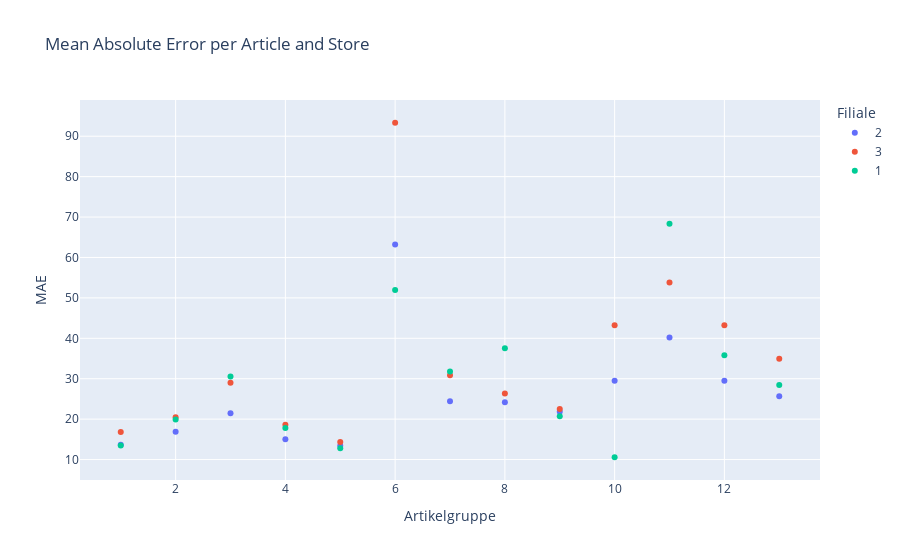

The cell this chart's notebook holds for it:
### Markdown cell above
Let's have a look at which group of articles is being predicted best and worst by the naive model

### Code cell
sns.boxplot(x = 'Artikelgruppe', y = 'MAE', data=naive_model_performance,orient='v')
plt.title('Mean Absolute Error per Article');

px.scatter(data_frame=naive_model_performance, x='Artikelgruppe', y= 'MAE',color='Filiale',title='Mean Absolute Error per Article and Store' )

### Figure 1 — Plotly figure (JSON) as saved in the notebook; plotly's stock layout.template omitted (floating-point values rounded to 4 significant figures)
{"data": [{"hovertemplate": "Filiale=2<br>Artikelgruppe=%{x}<br>MAE=%{y}<extra></extra>", "legendgroup": "2", "marker": {"color": "#636efa", "symbol": "circle"}, "mode": "markers", "name": "2", "orientation": "v", "showlegend": true, "type": "scatter", "x": [5, 1, 8, 11, 9, 3, 2, 4, 6, 12, 10, 7, 13], "xaxis": "x", "y": [13.39, 13.66, 24.18, 40.2, 21.81, 21.44, 16.86, 15.01, 63.18, 29.47, 29.47, 24.44, 25.64], "yaxis": "y"}, {"hovertemplate": "Filiale=3<br>Artikelgruppe=%{x}<br>MAE=%{y}<extra></extra>", "legendgroup": "3", "marker": {"color": "#EF553B", "symbol": "circle"}, "mode": "markers", "name": "3", "orientation": "v", "showlegend": true, "type": "scatter", "x": [5, 1, 8, 11, 9, 3, 2, 4, 6, 12, 10, 7, 13], "xaxis": "x", "y": [14.34, 16.84, 26.33, 53.78, 22.51, 29.01, 20.47, 18.58, 93.34, 43.2, 43.2, 30.87, 34.96], "yaxis": "y"}, {"hovertemplate": "Filiale=1<br>Artikelgruppe=%{x}<br>MAE=%{y}<extra></extra>", "legendgroup": "1", "marker": {"color": "#00cc96", "symbol": "circle"}, "mode": "markers", "name": "1", "orientation": "v", "showlegend": true, "type": "scatter", "x": [5, 1, 8, 11, 9, 3, 2, 4, 6, 12, 10, 7, 13], "xaxis": "x", "y": [12.82, 13.49, 37.53, 68.34, 20.72, 30.52, 19.89, 17.8, 51.94, 35.79, 10.57, 31.79, 28.42], "yaxis": "y"}], "layout": {"legend": {"title": {"text": "Filiale"}, "tracegroupgap": 0}, "title": {"text": "Mean Absolute Error per Article and Store"}, "xaxis": {"anchor": "y", "domain": [0, 1], "title": {"text": "Artikelgruppe"}}, "yaxis": {"anchor": "x", "domain": [0, 1], "title": {"text": "MAE"}}}}
